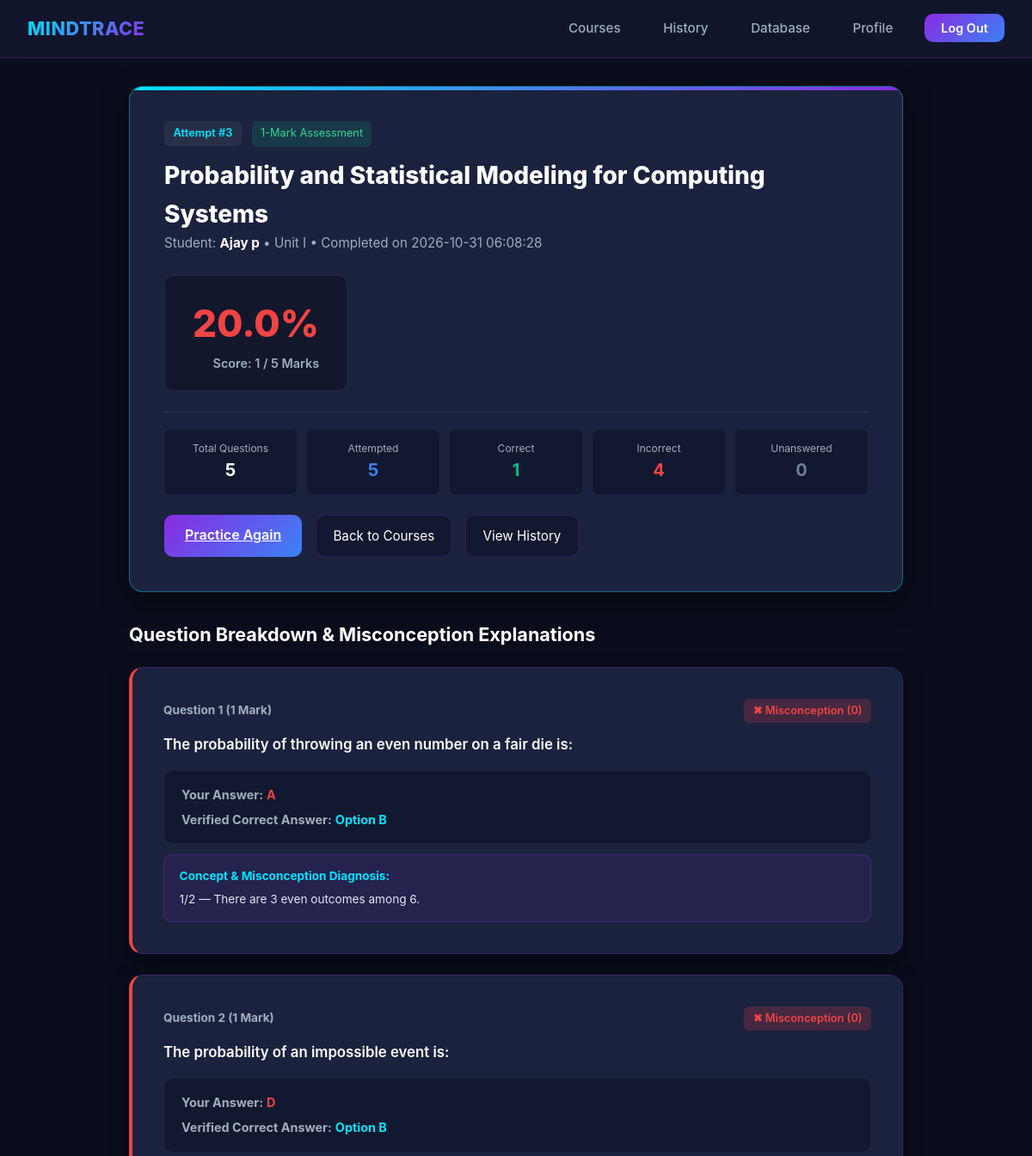
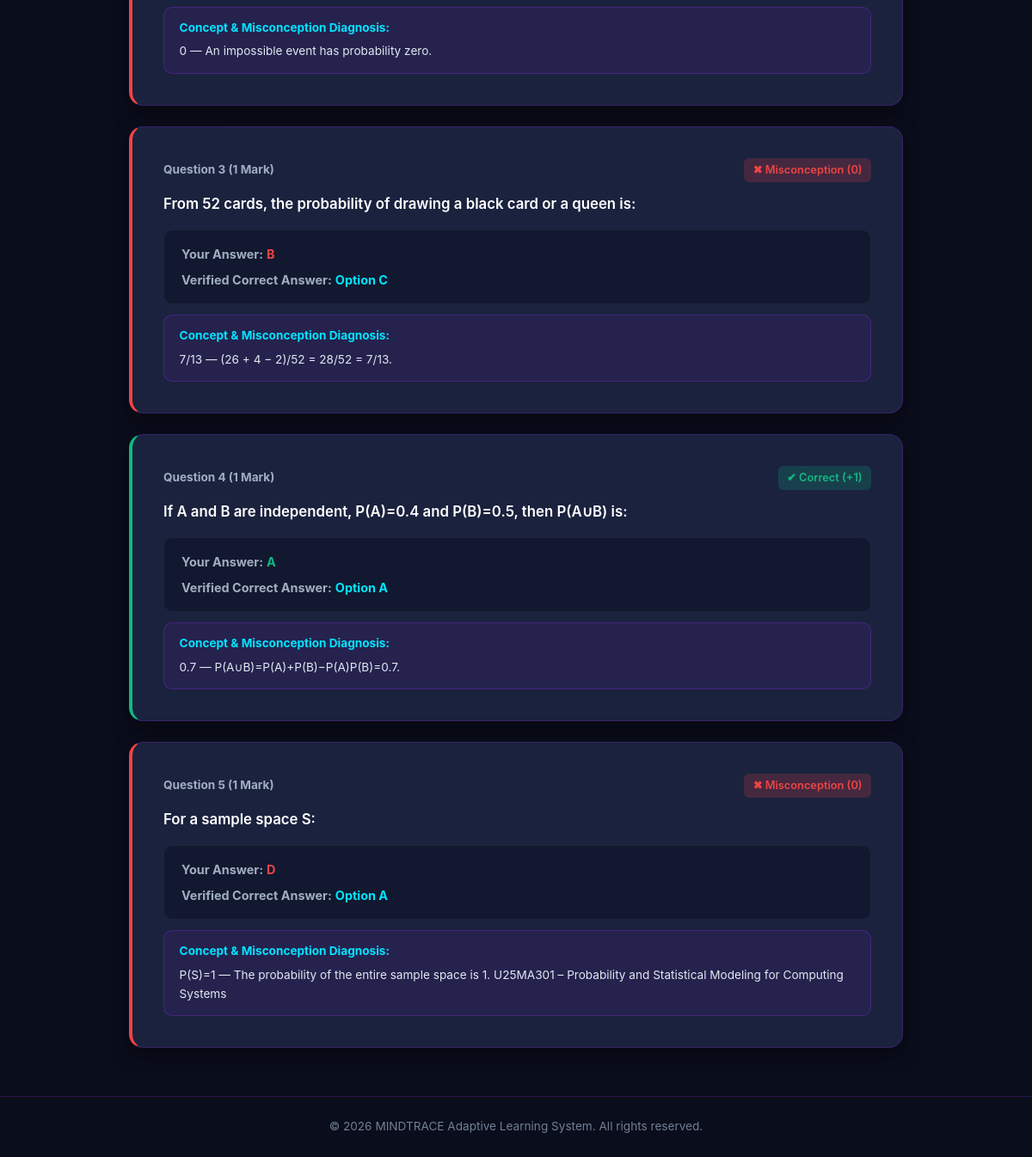
The page /result/3 (signed in) on the database its author committed (2 pictures, top to bottom).
### tables this page shows
CREATE TABLE attempts (
    id INTEGER PRIMARY KEY AUTOINCREMENT,
    student_id INTEGER NOT NULL,
    course_name TEXT NOT NULL,
    unit TEXT DEFAULT 'All Units',
    marks_filter TEXT DEFAULT 'All Marks',
    total_questions INTEGER NOT NULL,
    correct_answers INTEGER DEFAULT 0,
    score REAL DEFAULT 0.0,
    percentage REAL DEFAULT 0.0,
    scoring_available INTEGER DEFAULT 1,
    submitted_answers TEXT,
    evaluation_summary TEXT,
    attempt_date DATETIME DEFAULT CURRENT_TIMESTAMP, course TEXT, marks INTEGER DEFAULT 1, attempted_questions INTEGER DEFAULT 0, incorrect_answers INTEGER DEFAULT 0, unanswered_questions INTEGER DEFAULT 0, created_at DATETIME DEFAULT CURRENT_TIMESTAMP,
    FOREIGN KEY (student_id) REFERENCES students(id) ON DELETE CASCADE
);

CREATE TABLE students (
    id INTEGER PRIMARY KEY AUTOINCREMENT,
    name TEXT NOT NULL,
    email TEXT UNIQUE NOT NULL,
    password_hash TEXT NOT NULL,
    is_verified INTEGER DEFAULT 0,
    verification_code TEXT,
    verification_code_hash TEXT,
    verification_expiry DATETIME,
    college TEXT,
    department TEXT,
    year_of_study TEXT,
    phone TEXT,
    address TEXT,
    is_admin INTEGER DEFAULT 0,
    created_at DATETIME DEFAULT CURRENT_TIMESTAMP
, verified INTEGER DEFAULT 0, otp_hash TEXT, otp_expiry DATETIME, study_year TEXT);

### app.py (the view)
@app.route("/result/<int:attempt_id>")
@login_required
def result(attempt_id):
    conn = get_db_connection()
    attempt = conn.execute("""
        SELECT * FROM attempts WHERE id = ? AND student_id = ?
    """, (attempt_id, session["student_id"])).fetchone()
    conn.close()
    if not attempt:
        flash("Attempt record not found or access denied.", "danger")
        return redirect(url_for("courses"))
    try:
        evaluation = json.loads(attempt["evaluation_summary"] or "[]")
    except Exception:
        evaluation = []
    return render_template(
        "result.html",
        attempt=attempt,
        evaluation=evaluation,
        student_name=session.get("student_name", "Student")
    )

### app.py (called while the page is built, shortened)
def get_db_connection():
    conn = sqlite3.connect(DB_PATH)
    conn.row_factory = sqlite3.Row
    conn.execute("PRAGMA foreign_keys = ON")
    return conn

def login_required(f):
    @wraps(f)
    def decorated_function(*args, **kwargs):
        conn = get_db_connection()
        student = conn.execute(
            "SELECT id, verified FROM students WHERE id = ?",
            (session["student_id"],)
        ).fetchone()
        conn.close()
        return f(*args, **kwargs)
    return decorated_function

@app.context_processor
def inject_global():
    return {
        "current_year": datetime.now().year,
        "courses_list": COURSES
    }

### templates/result.html (shortened to what this page needs)
<!DOCTYPE html>
<html lang="en">
<head>
    <link rel="stylesheet" href="{{ url_for('static', filename='style.css') }}">
</head>
<body>
    <header class="navbar">
        <a href="{{ url_for('courses') }}" class="nav-brand">MINDTRACE</a>
        <ul class="nav-links">
            <li><a href="{{ url_for('courses') }}" class="nav-link">Courses</a></li>
            <li><a href="{{ url_for('history') }}" class="nav-link">History</a></li>
            <li><a href="{{ url_for('database') }}" class="nav-link">Database</a></li>
            <li><a href="{{ url_for('profile') }}" class="nav-link">Profile</a></li>
            <li><a href="{{ url_for('logout') }}" class="nav-btn">Log Out</a></li>
        </ul>
    </header>
    <main class="container">
        <div class="auth-card" style="max-width: 900px; margin: 0 auto 2rem; border-color: rgba(0, 229, 255, 0.4);">
            <div style="display: flex; justify-content: space-between; align-items: center; flex-wrap: wrap; gap: 1.5rem;">
                <div>
                    <span class="meta-pill" style="margin-bottom: 0.5rem; display: inline-block;">Attempt #{{ attempt.id }}</span>
                    <span class="pdf-badge found" style="margin-left: 0.5rem;">1-Mark Assessment</span>
                    <h1 style="font-size: 1.75rem; font-weight: 800; margin-top: 0.25rem;">{{ attempt.course }}</h1>
                    <p style="color: var(--text-secondary); font-size: 0.95rem;">
                        Student: <strong style="color: #fff;">{{ student_name }}</strong> • {{ attempt.unit }} • Completed on {{ attempt.created_at }}
                    </p>
                </div>
                <div style="text-align: right; background: rgba(0, 0, 0, 0.3); padding: 1.25rem 2rem; border-radius: var(--radius-md); border: 1px solid rgba(255, 255, 255, 0.08);">
                    <div style="font-size: 2.75rem; font-weight: 800; color: {% if attempt.percentage >= 70 %}var(--accent-success){% elif attempt.percentage >= 40 %}var(--accent-warning){% else %}var(--accent-danger){% endif %};">
                        {{ attempt.percentage }}%
                    </div>
                    <div style="font-size: 0.9rem; color: var(--text-secondary); font-weight: 600;">
                        Score: {{ attempt.correct_answers }} / {{ attempt.total_questions }} Marks
                    </div>
                </div>
            </div>
            <div style="display: grid; grid-template-columns: repeat(auto-fit, minmax(130px, 1fr)); gap: 0.75rem; margin-top: 1.5rem; border-top: 1px solid rgba(255, 255, 255, 0.08); padding-top: 1.25rem;">
                <div style="background: var(--bg-secondary); padding: 0.75rem 1rem; border-radius: var(--radius-sm); text-align: center;">
                    <div style="font-size: 0.75rem; color: var(--text-secondary);">Total Questions</div>
                    <div style="font-size: 1.25rem; font-weight: 700; color: #fff;">{{ attempt.total_questions }}</div>
                </div>
                <div style="background: var(--bg-secondary); padding: 0.75rem 1rem; border-radius: var(--radius-sm); text-align: center;">
                    <div style="font-size: 0.75rem; color: var(--text-secondary);">Attempted</div>
                    <div style="font-size: 1.25rem; font-weight: 700; color: var(--accent-blue);">{{ attempt.attempted_questions }}</div>
                </div>
                <div style="background: var(--bg-secondary); padding: 0.75rem 1rem; border-radius: var(--radius-sm); text-align: center;">
                    <div style="font-size: 0.75rem; color: var(--text-secondary);">Correct</div>
                    <div style="font-size: 1.25rem; font-weight: 700; color: var(--accent-success);">{{ attempt.correct_answers }}</div>
                </div>
                <div style="background: var(--bg-secondary); padding: 0.75rem 1rem; border-radius: var(--radius-sm); text-align: center;">
                    <div style="font-size: 0.75rem; color: var(--text-secondary);">Incorrect</div>
                    <div style="font-size: 1.25rem; font-weight: 700; color: var(--accent-danger);">{{ attempt.incorrect_answers }}</div>
                </div>
                <div style="background: var(--bg-secondary); padding: 0.75rem 1rem; border-radius: var(--radius-sm); text-align: center;">
                    <div style="font-size: 0.75rem; color: var(--text-secondary);">Unanswered</div>
                    <div style="font-size: 1.25rem; font-weight: 700; color: var(--text-muted);">{{ attempt.unanswered_questions }}</div>
                </div>
            </div>
            <div style="display: flex; gap: 1rem; margin-top: 1.5rem; flex-wrap: wrap;">
                <a href="{{ url_for('questions', course_id=1, unit=attempt.unit) }}" class="btn-primary" style="width: auto; padding: 0.65rem 1.5rem; margin-top: 0;">
                    Practice Again
                </a>
                <a href="{{ url_for('courses') }}" class="btn-secondary">
                    Back to Courses
                </a>
                <a href="{{ url_for('history') }}" class="btn-secondary">
                    View History
                </a>
            </div>
        </div>
        <div style="max-width: 900px; margin: 0 auto;">
            <h2 style="font-size: 1.35rem; font-weight: 700; margin-bottom: 1.25rem;">
                Question Breakdown & Misconception Explanations
            </h2>
            {% for item in evaluation %}
            <div class="question-card" style="border-left: 4px solid {% if item.is_correct %}var(--accent-success){% elif item.status == 'Unanswered' %}var(--text-muted){% else %}var(--accent-danger){% endif %};">
                <div style="display: flex; justify-content: space-between; align-items: center; margin-bottom: 0.75rem;">
                    <span style="font-size: 0.85rem; font-weight: 700; color: var(--text-secondary);">Question {{ loop.index }} (1 Mark)</span>
                    {% if item.is_correct %}
                        <span class="meta-pill" style="background: rgba(16, 185, 129, 0.2); color: var(--accent-success);">✔ Correct (+1)</span>
                    {% elif item.status == 'Unanswered' %}
                        <span class="meta-pill" style="background: rgba(255, 255, 255, 0.08); color: var(--text-muted);">Not Answered (0)</span>
                    {% else %}
                        <span class="meta-pill" style="background: rgba(239, 68, 68, 0.2); color: var(--accent-danger);">✖ Misconception (0)</span>
                    {% endif %}
                </div>
                <div style="font-size: 1.05rem; font-weight: 600; margin-bottom: 1rem;">
                    {{ item.question }}
                </div>
                <div style="background: var(--bg-secondary); padding: 1rem 1.25rem; border-radius: var(--radius-md); font-size: 0.9rem; margin-bottom: 0.75rem; border: 1px solid rgba(255, 255, 255, 0.05);">
                    <div style="margin-bottom: 0.4rem;">
                        <strong style="color: var(--text-secondary);">Your Answer:</strong>
                        <span style="color: {% if item.is_correct %}var(--accent-success){% elif item.status == 'Unanswered' %}var(--text-muted){% else %}var(--accent-danger){% endif %}; font-weight: 700;">
                            {{ item.student_answer }}
                        </span>
                    </div>
                    <div>
                        <strong style="color: var(--text-secondary);">Verified Correct Answer:</strong>
                        <span style="color: var(--accent-cyan); font-weight: 700;">
                            Option {{ item.correct_answer }}
                        </span>
                    </div>
                </div>
                <div style="background: rgba(138, 43, 226, 0.1); border: 1px solid rgba(138, 43, 226, 0.3); padding: 0.85rem 1.1rem; border-radius: var(--radius-md); font-size: 0.85rem;">
                    <strong style="color: var(--accent-cyan);">Concept & Misconception Diagnosis:</strong>
                    <p style="margin-top: 0.35rem; color: #E2E8F0;">{{ item.explanation }}</p>
                </div>
            </div>
            {% endfor %}
        </div>
    </main>
    <footer>
        <p>&copy; {{ current_year }} MINDTRACE Adaptive Learning System. All rights reserved.</p>
    </footer>
</body>
</html>

### static/style.css (style rules this page uses)
:root { --bg-primary: #0A0D1B; --bg-secondary: #12182F; --bg-card: #1A223E; --bg-card-hover: #222C52; --border-color: rgba(138, 43, 226, 0.25); --border-active: #00E5FF; --text-primary: #FFFFFF; --text-secondary: #A0AEC0; --text-muted: #718096; --accent-purple: #8A2BE2; --accent-cyan: #00E5FF; --accent-blue: #3B82F6; --accent-success: #10B981; --accent-warning: #F59E0B; --accent-danger: #EF4444; --shadow-glow: 0 0 20px rgba(0, 229, 255, 0.15); --shadow-purple-glow: 0 0 25px rgba(138, 43, 226, 0.25); --radius-lg: 16px; --radius-md: 10px; --radius-sm: 6px; --transition-fast: 0.2s ease; }
* { box-sizing: border-box; margin: 0; padding: 0; }
body { background-color: var(--bg-primary); color: var(--text-primary); font-family: -apple-system, BlinkMacSystemFont, "Segoe UI", Roboto, Oxygen, Ubuntu, Cantarell, "Helvetica Neue", sans-serif; min-height: 100vh; display: flex; flex-direction: column; line-height: 1.6; }
.navbar { background: rgba(18, 24, 47, 0.85); backdrop-filter: blur(12px); border-bottom: 1px solid var(--border-color); padding: 1rem 2rem; display: flex; justify-content: space-between; align-items: center; position: sticky; top: 0; z-index: 100; }
.nav-brand { display: flex; align-items: center; gap: 0.75rem; text-decoration: none; font-size: 1.35rem; font-weight: 800; background: linear-gradient(135deg, var(--accent-cyan), var(--accent-purple)); -webkit-background-clip: text; -webkit-text-fill-color: transparent; letter-spacing: 0.5px; }
.nav-links { display: flex; align-items: center; gap: 1.5rem; list-style: none; }
.nav-link { color: var(--text-secondary); text-decoration: none; font-weight: 500; font-size: 0.95rem; transition: var(--transition-fast); padding: 0.4rem 0.8rem; border-radius: var(--radius-sm); }
.nav-btn { background: linear-gradient(135deg, var(--accent-purple), var(--accent-blue)); color: #fff; padding: 0.5rem 1.2rem; border-radius: var(--radius-md); text-decoration: none; font-weight: 600; font-size: 0.9rem; transition: var(--transition-fast); }
.container { max-width: 1200px; margin: 2rem auto; padding: 0 1.5rem; flex: 1; width: 100%; }
.auth-card { background: var(--bg-card); border: 1px solid var(--border-color); border-radius: var(--radius-lg); padding: 2.5rem; box-shadow: 0 10px 30px rgba(0, 0, 0, 0.5); position: relative; overflow: hidden; }
.auth-card::before { content: ""; position: absolute; top: 0; left: 0; right: 0; height: 4px; background: linear-gradient(90deg, var(--accent-cyan), var(--accent-purple)); }
.btn-primary { width: 100%; background: linear-gradient(135deg, var(--accent-purple), var(--accent-blue)); border: none; color: #fff; padding: 0.85rem; border-radius: var(--radius-md); font-size: 1rem; font-weight: 600; cursor: pointer; transition: var(--transition-fast); margin-top: 0.5rem; }
.btn-secondary { background: var(--bg-secondary); border: 1px solid var(--border-color); color: var(--text-primary); padding: 0.7rem 1.2rem; border-radius: var(--radius-md); font-size: 0.95rem; cursor: pointer; transition: var(--transition-fast); text-decoration: none; display: inline-block; }
.pdf-badge { font-size: 0.8rem; display: inline-flex; align-items: center; gap: 0.4rem; padding: 0.3rem 0.6rem; border-radius: var(--radius-sm); }
.pdf-badge.found { background: rgba(16, 185, 129, 0.15); color: #34D399; }
.question-card { background: var(--bg-card); border: 1px solid var(--border-color); border-radius: var(--radius-lg); padding: 2.25rem; margin-bottom: 1.5rem; box-shadow: 0 8px 24px rgba(0, 0, 0, 0.4); }
.meta-pill { background: rgba(255, 255, 255, 0.06); padding: 0.25rem 0.65rem; border-radius: var(--radius-sm); font-size: 0.8rem; font-weight: 600; color: var(--accent-cyan); }
footer { margin-top: auto; border-top: 1px solid var(--border-color); padding: 1.5rem 2rem; text-align: center; color: var(--text-muted); font-size: 0.85rem; }

### rows shown on the page
attempts: id "3", course "Probability and Statistical Modeling for Computing Systems", unit "Unit I", created_at "2026-10-31 06:08:28", percentage "20.0", correct_answers "1", total_questions "5", attempted_questions "5", incorrect_answers "4", unanswered_questions "0"
students: name "Ajay p"

### other values the page prints
{{ item.question }} "The probability of throwing an even number on a fair die is:" "The probability of an impossible event is:" "From 52 cards, the probability of drawing a black card or a queen is:" "If A and B are independent, P(A)=0.4 and P(B)=0.5, then P(A∪B) is:" "For a sample space S:"
{{ item.student_answer }} "A" "D" "B" "A" "D"
{{ item.correct_answer }} "B" "B" "C" "A" "A"
{{ item.explanation }} "1/2 — There are 3 even outcomes among 6." "0 — An impossible event has probability zero." "7/13 — (26 + 4 − 2)/52 = 28/52 = 7/13." "0.7 — P(A∪B)=P(A)+P(B)−P(A)P(B)=0.7." "P(S)=1 — The probability of the entire sample space is 1. U25MA301 – Probability and Statistical Modeling for Computing Systems"
